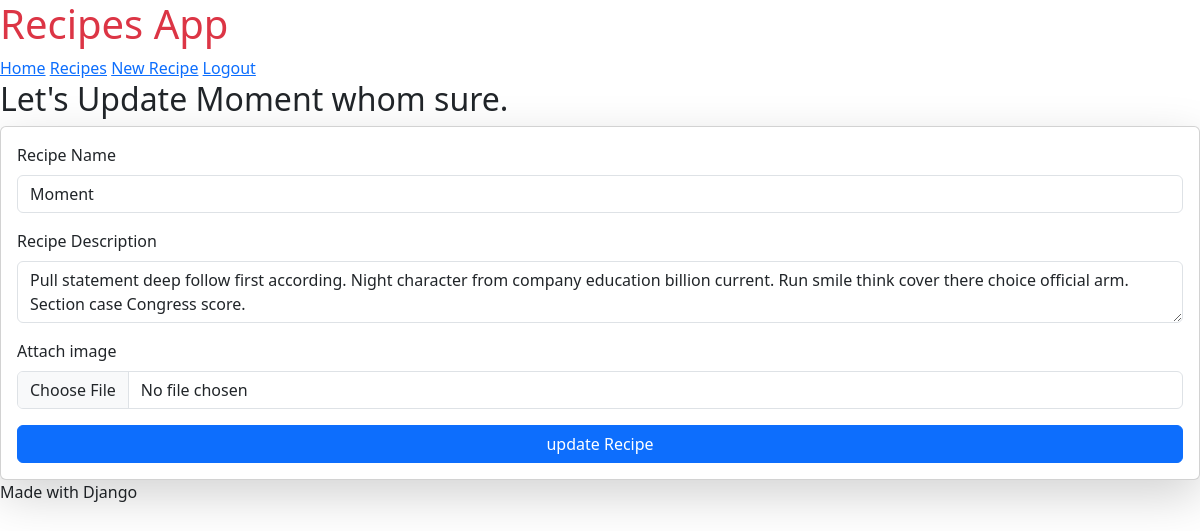
/update/moment-whom-sure/ (signed in), run on the app's committed database.
### recipe/models.py (models this page shows, shortened)
class Recipe(models.Model):
    user = models.ForeignKey(User, on_delete=models.SET_NULL, null=True, blank=True)
    title = models.CharField(max_length=100)
    description = models.TextField()
    image = models.ImageField(upload_to='recipes/')
    slug = models.SlugField(unique=True, blank=True)

### recipe/views.py (the view, shortened to what this page needs)
# urls.py: path('update/<slug>/', update_recipe, name="update_recipe"),
@login_required(login_url = "login_page")
def update_recipe(request, slug):
    recipe = get_object_or_404(Recipe, slug=slug)
    context = {"recipe": recipe}
    return render(request, 'recipe/update_recipe.html', context)

### recipe/templates/recipe/update_recipe.html (shortened to what this page needs)
{% extends "recipe/base.html" %}
{% block content %}
    <h2>Let's Update {{recipe.title}}</h2>
    <form class="card shadow-lg p-3" method="post" enctype="multipart/form-data" >
        <div class="mb-3">
            <label class="form-label">Recipe Name</label>
            <input type="text" name="title" value={{recipe.title}} class="form-control">
        </div>
        <div class="mb-3">
            <label class="form-label">Recipe Description</label>
            <textarea type="text" name="description" class="form-control" >{{recipe.description}}</textarea>
        </div>
        <div class="mb-3">
            <label for="formFile" class="form-label">Attach image</label>
                <input class="form-control" name="image" type="file" id="formFile">
            </div>
        <button type="submit" class="btn btn-primary">update Recipe</button>
    </form>
{% endblock %}

### data on the page
Recipe: title "Moment whom sure.", description "Pull statement deep follow first according. Night character from company education billion current. Run smile think cover there choice official arm. Section case Congress score."
